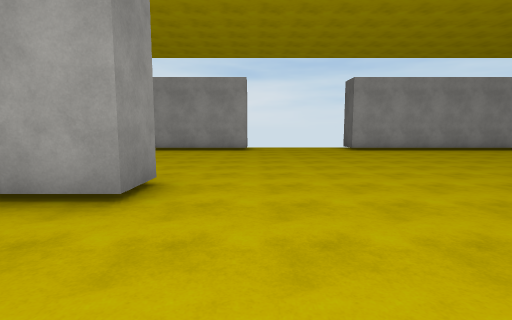
view 1 (above)

22 first-person views from a walk through a Unity game level. The camera is 1.5 m above the floor, tilts 6° down and sees 85° across. The floor is counted in squares, 2 m on a side. Each view is taken from the middle of a square. On the plan, view 1 faces up. The plan holds only what a view shows up to about 10 squares ahead; the rest is blank. The place goes on beyond the plan. The player character is not drawn. Surface patterns are stand-ins for the level's own textures.

view 2
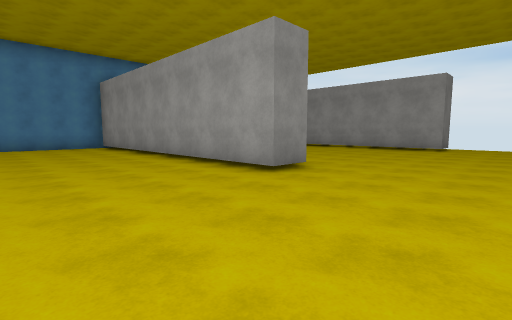

view 3
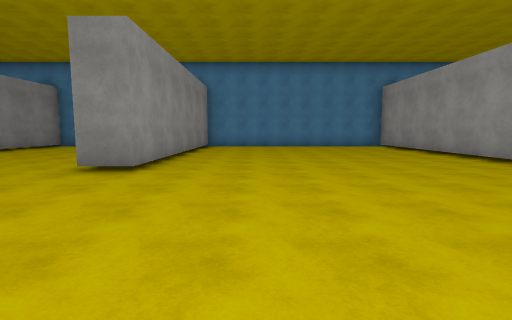

view 4
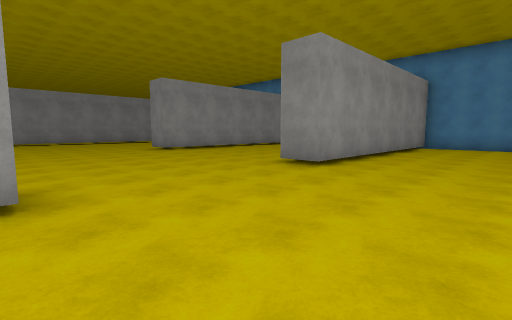

view 5
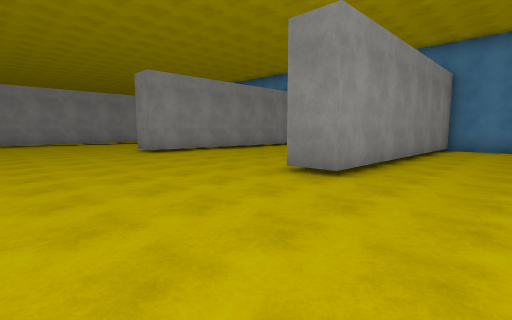

view 6
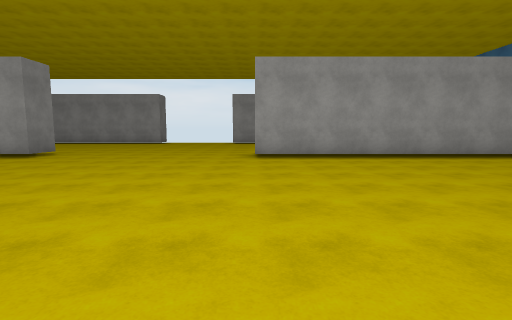

view 7
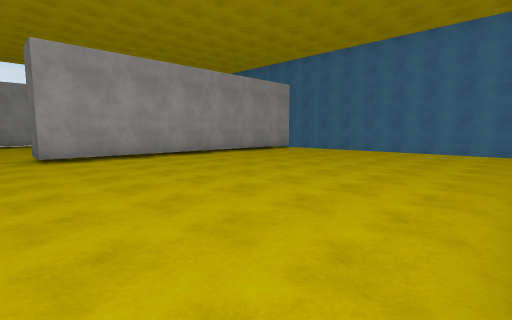

view 8
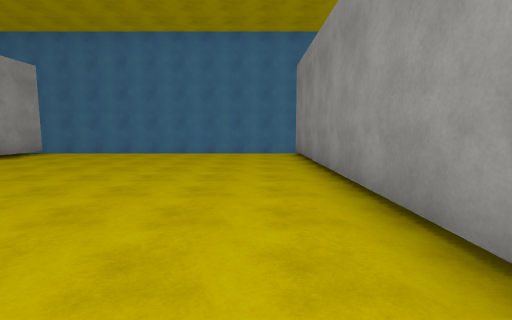

view 9
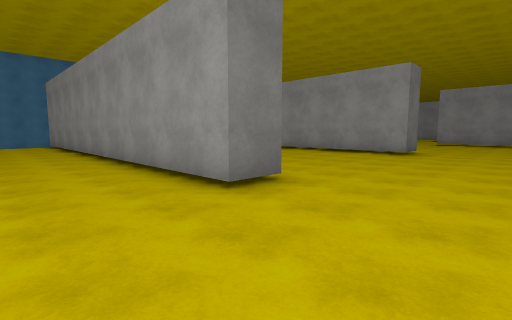

view 10
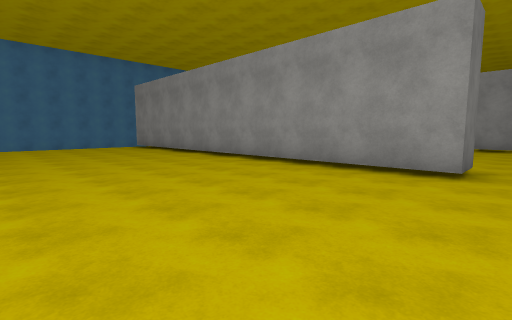

view 11
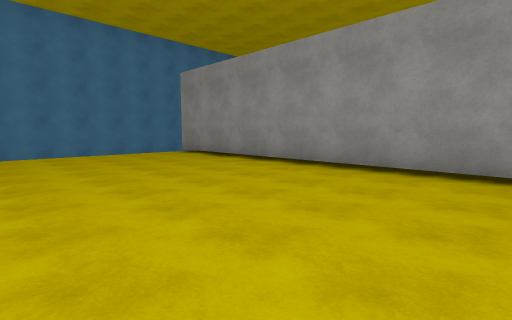

view 12
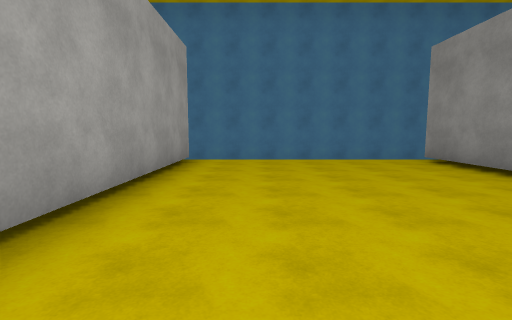

view 13
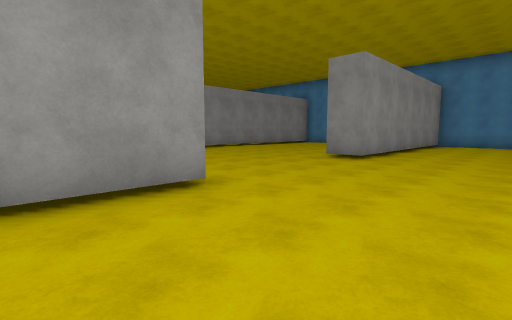

view 14
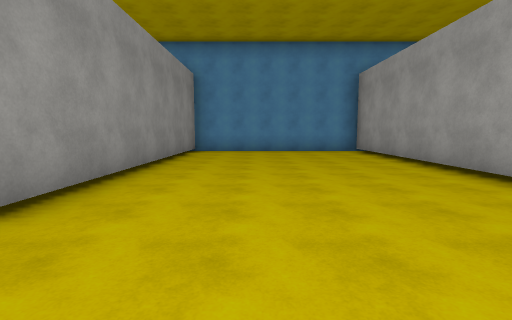

view 15
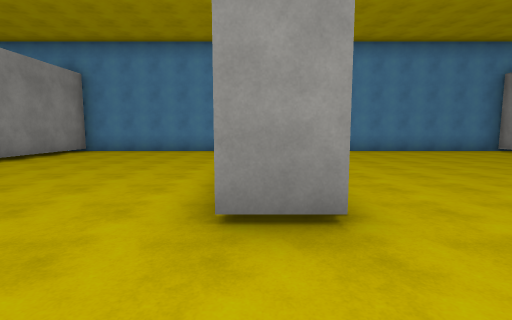

view 16
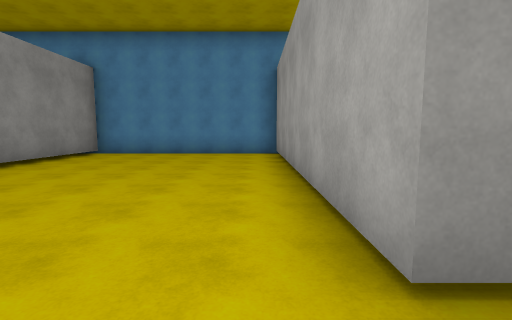

view 17
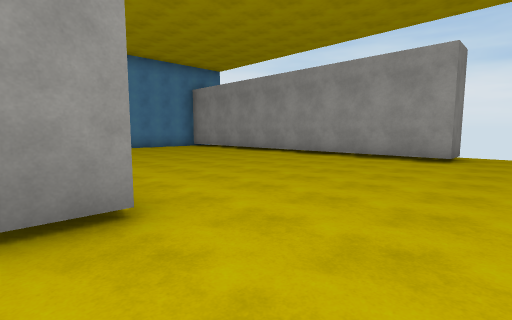

view 18
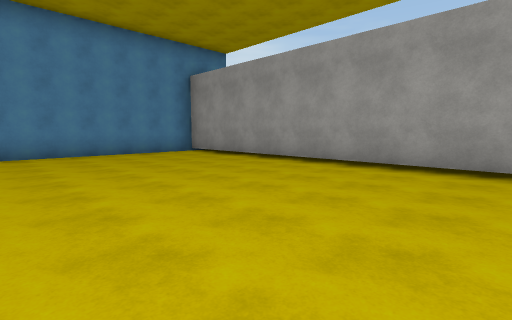

view 19
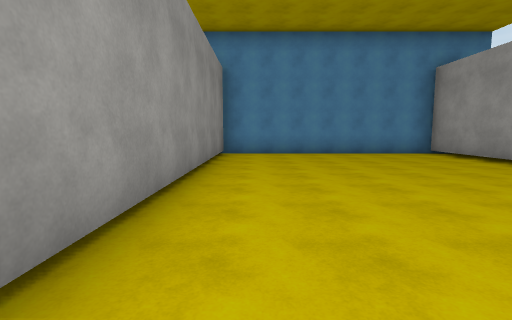

view 20
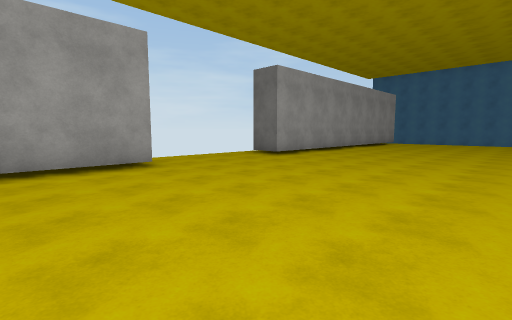

view 21
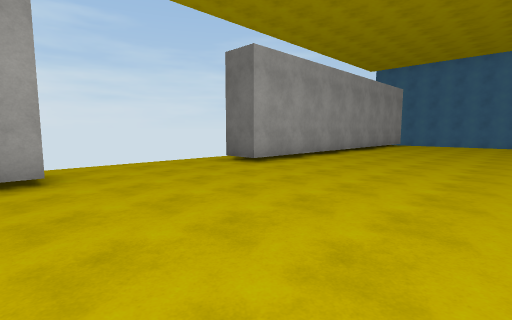

view 22
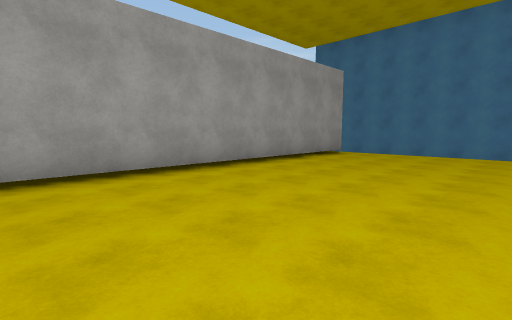

### Floor plan
Points are (right, up) in squares from view 1. A wall is a line through its corners. A room is listed if a view was taken in it or the views show most of it. See-through windows are left out.
Room 1 (views 1, 2, 3, 4, 5, 6, 7, 8, 9, 10, 11, 12, 13, 14, 15, 16, 17, 18, 19, 20, 21, 22)
walls: (1.8, -6.4) (1.8, -5.3) (14, -5.3); (-1.4, 4) (-1.4, 2.9) (-8.4, 2.9); (1.8, -13.4) (1.8, -12.2) (14, -12.2); (-11.2, -2.5) (-11.2, -5); (-11.2, 0) (-11.2, -0.5); (-11, -5.3) (-3.2, -5.3) (-3.2, -6.3) (-11.2, -6.3) (-11.2, -12.2) (-3.2, -12.2) (-3.2, -13.4); (-10.6, 2.9) (-11.1, 2.9); (14, -6.3) (8.8, -6.3); (14, 2.9) (5, 2.9) (5, 4); (-0.4, 11.9) (-0.4, 10.8) (-11.2, 10.8) (-11.2, 3.9) (-3, 3.9); (14.9, -5.5) (14.9, 3.6); (14.9, 6.4) (14.9, 10.4); (14.9, -12.9) (14.9, -6); (14, 10.8) (3.7, 10.8) (3.7, 11.9)

Positions as (right, up) in squares from view 1, and headings:
1: (0, 0), facing up
2: (2, -1), facing up-left
3: (2, -3), facing left
4: (2, -2), facing down-left
5: (1, -3), facing down-left
6: (5, -5), facing up
7: (4, -5), facing up-right
8: (5, -4), facing right
9: (-1, -3), facing down-right
10: (1, -7), facing down-right
11: (5, -7), facing down-right
12: (7, -8), facing right
13: (4, -9), facing down-left
14: (-1, -10), facing left
15: (-1, -6), facing left
16: (-2, -7), facing left
17: (1, 3), facing up-left
18: (-2, 5), facing up-left
19: (-2, 5), facing left
20: (-3, 5), facing up-right
21: (-1, 6), facing up-right
22: (5, 6), facing up-right
